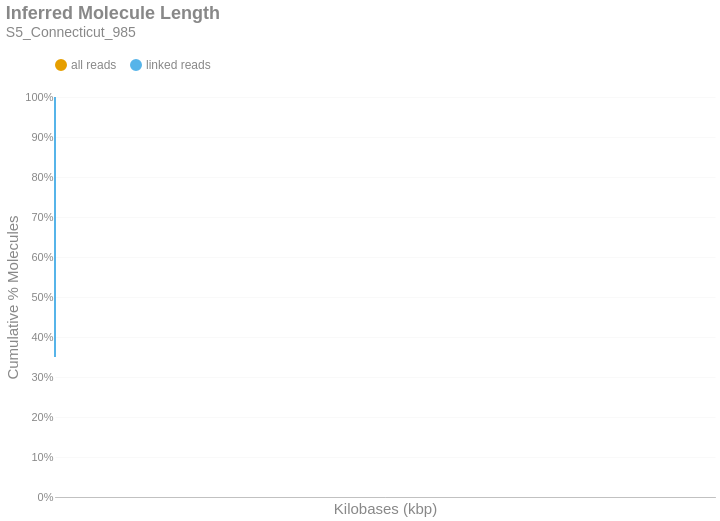

Notebook cell for this chart:
### Markdown cell above
### Inferred Molecule Length
This is the cumulative frequency distribution of molecule lengths inferred from the first and last alignment positions along a contig for all alignments associated with a single linked-read barcode on a given contig.There are two distributions: one with `all` the alignments (yellow) and another with only `linked reads` (blue). The percent of molecules in the `linked reads` distribution is relative to the total number of linked molecules.

### Code cell
if SKIPLR:
    print_html(f"Skipped")
else:
    binned_df = consolidated_hist(valids['length_inferred']/1000, mask, 10, True)
    binned_df = binned_df.with_columns(
        pl.when(pl.col('bin').cast(pl.Utf8) == '0').then(pl.lit('1')).otherwise(pl.col('bin').cast(pl.Utf8)).alias('bin')
    )
    with SafeRender(binned_df):
        (
            density_plot(binned_df, 'Inferred Molecule Length', samplename, 'inferredlen')
            .transform_calculate(bin_kb='datum.bin / 1000')
            .encode(
                x=alt.X('bin_kb:Q', title="Kilobases (kbp)").scale(type='log', padding=0).axis(labelAngle=-40),
                y=alt.Y('value:Q', title='Cumulative % Molecules')
                    .axis(format='%')
                    .stack(False)
                    .scale(domainMin=0, domainMax=1,padding=0),
                color=alt.Color("key:N").scale(domain = ["all reads", "linked reads"]),
                tooltip = [
                    alt.Tooltip("key:N", title = "Data Type"),
                    alt.Tooltip("range_label:N", title="Kilobases"),
                    alt.Tooltip("value:Q", format = ".2%", title="% Molecules (Cum.)")
                ]
            )
        ).display()

### Figure 1 — Vega-Lite specification as saved in the notebook (floating-point values rounded to 4 significant figures; data arrays with more than 128 entries replaced by an {"elided": "..."} marker saying what was removed)
{"width": "container", "height": 400, "config": {"title": {"anchor": "start", "dy": -15, "fontSize": 18, "color": "#888888", "subtitleColor": "#888888", "subtitleFontSize": 14}, "arc": {"fill": "#0072B2"}, "axis": {"domainColor": "#888888", "domainWidth": 0.5, "gridWidth": 0.2, "grid": false, "titleFontWeight": 400, "titleFontSize": 15, "labelFontSize": 11, "labelColor": "#888888", "tickColor": "#888888", "tickWidth": 0.2, "titleColor": "#888888"}, "axisBand": {"grid": false}, "axisX": {"grid": true, "tickSize": 10, "domainCap": "round"}, "axisY": {"domain": false, "grid": true, "tickSize": 0, "domainCap": "round"}, "background": "transparent", "header": {"labelFontSize": 15, "labelColor": "#888888", "titleFontSize": 15, "titleFontWeight": 600, "titleColor": "#888888"}, "legend": {"labelFont": "sans-serif", "labelFontSize": 12, "labelColor": "#888888", "symbolSize": 100, "symbolType": "circle", "titleFontSize": 12, "titlePadding": 10, "titleColor": "#888888", "title": null, "orient": "top"}, "range": {"category": ["#E69F00", "#56B4E9", "#009E73", "#F0E442", "#0072B2", "#D55E00", "#CC79A7", "#000000"], "diverging": ["#cfe8f3", "#a2d4ec", "#73bfe2", "#46abdb", "#1696d2", "#12719e"]}, "area": {"fill": "#0072B2", "fillOpacity": 0.7, "line": true, "strokeOpacity": 0.7}, "line": {"color": "#0072B2", "stroke": "#0072B2", "strokeWidth": 2}, "trail": {"color": "#0072B2", "stroke": "#0072B2", "strokeWidth": 0, "size": 1}, "point": {"filled": true, "fillOpacity": 1.0, "size": 95}, "text": {"color": "#888888", "fontSize": 11, "align": "right", "fontWeight": 400, "size": 11}, "bar": {"fill": "#0072B2", "stroke": null}, "view": {"stroke": null, "continuousWidth": 660, "continuousHeight": 400}}, "data": {"name": "data-cae8e15629bcbdb6f3bb88be9a54d1c2"}, "mark": {"type": "line", "interpolate": "monotone", "point": {"opacity": 0, "size": 275}}, "encoding": {"color": {"field": "key", "scale": {"domain": ["all reads", "linked reads"]}, "type": "nominal"}, "tooltip": [{"field": "key", "title": "Data Type", "type": "nominal"}, {"field": "range_label", "title": "Kilobases", "type": "nominal"}, {"field": "value", "format": ".2%", "title": "% Molecules (Cum.)", "type": "quantitative"}], "x": {"axis": {"labelAngle": -40}, "field": "bin_kb", "scale": {"type": "log", "padding": 0}, "title": "Kilobases (kbp)", "type": "quantitative"}, "y": {"axis": {"format": "%"}, "field": "value", "scale": {"domainMin": 0, "domainMax": 1, "padding": 0}, "stack": false, "title": "Cumulative % Molecules", "type": "quantitative"}}, "params": [{"name": "param_c36ac31b6afebe62", "select": {"type": "point", "fields": ["key"]}, "bind": "legend"}], "title": {"text": "Inferred Molecule Length", "subtitle": "S5_Connecticut_985"}, "transform": [{"fold": ["all reads (cumsum)", "linked reads (cumsum)"]}, {"calculate": "replace(datum.key, ' (cumsum)', '')", "as": "key"}, {"filter": {"param": "param_c36ac31b6afebe62"}}, {"calculate": "datum.bin / 1000", "as": "bin_kb"}], "usermeta": {"embedOptions": {"downloadFileName": "S5_Connecticut_985.inferredlen"}}, "$schema": "https://vega.github.io/schema/vega-lite/v6.1.0.json", "datasets": {"data-cae8e15629bcbdb6f3bb88be9a54d1c2": {"elided": "787 records"}}}
